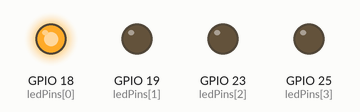
Recording of a sketch running on a simulated ESP32. Shown: output pins drawn as LEDs (lit = HIGH).

Above: at 0.2 s.
At 1.7 s:
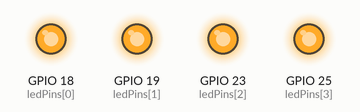
At 2.2 s:
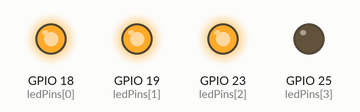
At 3.7 s:
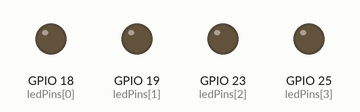
At 4.7 s:
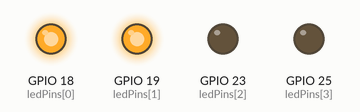
Timing chart, 0 to 5.2 s (numbered marks = the images above):
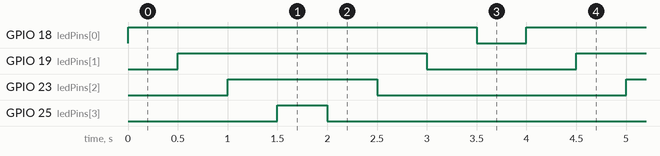

Measured:
- by itself, GPIO 18 (ledPins[0]): alternates HIGH for 3.5 s and LOW for 0.50 s
- by itself, GPIO 19 (ledPins[1]): alternates HIGH for 2.5 s and LOW for 1.5 s
- by itself, GPIO 23 (ledPins[2]): alternates HIGH for 1.5 s and LOW for 2.5 s
- by itself, GPIO 25 (ledPins[3]): alternates HIGH for 0.50 s and LOW for 3.5 s

The sketch:

led_sequence.ino
```cpp
// Define LED pins
const int ledPins[] = {18, 19, 23, 25};  //relay1, relay2, relay3, relay4
const int numLeds = sizeof(ledPins) / sizeof(ledPins[0]);

void setup() {
  // Initialize each pin as OUTPUT
  for (int i = 0; i < numLeds; i++) {
    pinMode(ledPins[i], OUTPUT);
    digitalWrite(ledPins[i], LOW); // Ensure all LEDs/Relays are off initially
  }
}

void loop() {
  // Turn on LEDs/Relays in sequence
  for (int i = 0; i < numLeds; i++) {
    digitalWrite(ledPins[i], HIGH);
    delay(500); // Delay for visibility
  }

  // Turn off LEDs/Relays in reverse sequence
  for (int i = numLeds - 1; i >= 0; i--) {
    digitalWrite(ledPins[i], LOW);
    delay(500); // Delay for visibility
  }
}
```
